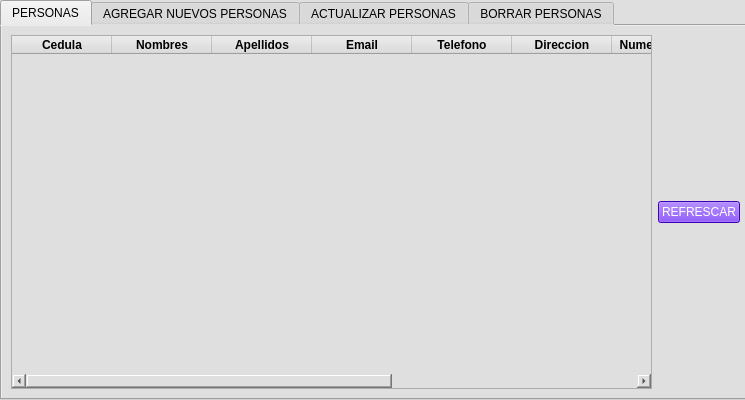
<?xml version="1.0" encoding="UTF-8"?>
<ui version="4.0">
 <class>Form</class>
 <widget class="QWidget" name="Form">
  <property name="enabled">
   <bool>true</bool>
  </property>
  <property name="geometry">
   <rect>
    <x>0</x>
    <y>0</y>
    <width>745</width>
    <height>400</height>
   </rect>
  </property>
  <property name="minimumSize">
   <size>
    <width>681</width>
    <height>400</height>
   </size>
  </property>
  <property name="windowTitle">
   <string>REGISTRO DE PERSONAS</string>
  </property>
  <property name="styleSheet">
   <string notr="true">background-color: rgb(223, 223, 223);</string>
  </property>
  <widget class="QTabWidget" name="pantalla">
   <property name="enabled">
    <bool>true</bool>
   </property>
   <property name="geometry">
    <rect>
     <x>0</x>
     <y>0</y>
     <width>751</width>
     <height>400</height>
    </rect>
   </property>
   <property name="minimumSize">
    <size>
     <width>681</width>
     <height>400</height>
    </size>
   </property>
   <property name="styleSheet">
    <string notr="true">background-color: rgb(223, 223, 223);
selection-color: rgb(0, 0, 0);
color: rgb(0, 0, 0);
selection-background-color: rgb(255, 255, 255);
alternate-background-color: rgb(255, 255, 255);</string>
   </property>
   <property name="currentIndex">
    <number>0</number>
   </property>
   <widget class="QWidget" name="tab_5">
    <attribute name="title">
     <string>PERSONAS</string>
    </attribute>
    <layout class="QHBoxLayout" name="horizontalLayout_3">
     <item>
      <widget class="QTableWidget" name="tabla_personas">
       <property name="rowCount">
        <number>0</number>
       </property>
       <property name="columnCount">
        <number>10</number>
       </property>
       <column>
        <property name="text">
         <string>Cedula</string>
        </property>
        <property name="font">
         <font>
          <weight>75</weight>
          <bold>true</bold>
         </font>
        </property>
        <property name="textAlignment">
         <set>AlignCenter</set>
        </property>
        <property name="background">
         <color>
          <red>255</red>
          <green>0</green>
          <blue>191</blue>
         </color>
        </property>
       </column>
       <column>
        <property name="text">
         <string>Nombres</string>
        </property>
        <property name="font">
         <font>
          <weight>75</weight>
          <bold>true</bold>
         </font>
        </property>
        <property name="textAlignment">
         <set>AlignCenter</set>
        </property>
        <property name="background">
         <color>
          <red>85</red>
          <green>255</green>
          <blue>127</blue>
         </color>
        </property>
       </column>
       <column>
        <property name="text">
         <string>Apellidos</string>
        </property>
        <property name="font">
         <font>
          <weight>75</weight>
          <bold>true</bold>
         </font>
        </property>
        <property name="textAlignment">
         <set>AlignCenter</set>
        </property>
        <property name="background">
         <color>
          <red>255</red>
          <green>248</green>
          <blue>53</blue>
         </color>
        </property>
       </column>
       <column>
        <property name="text">
         <string>Email</string>
        </property>
        <property name="font">
         <font>
          <weight>75</weight>
          <bold>true</bold>
         </font>
        </property>
        <property name="textAlignment">
         <set>AlignCenter</set>
        </property>
        <property name="background">
         <color>
          <red>0</red>
          <green>170</green>
          <blue>127</blue>
         </color>
        </property>
       </column>
       <column>
        <property name="text">
         <string>Telefono</string>
        </property>
        <property name="font">
         <font>
          <weight>75</weight>
          <bold>true</bold>
         </font>
        </property>
        <property name="textAlignment">
         <set>AlignCenter</set>
        </property>
        <property name="background">
         <color>
          <red>255</red>
          <green>170</green>
          <blue>0</blue>
         </color>
        </property>
       </column>
       <column>
        <property name="text">
         <string>Direccion</string>
        </property>
        <property name="font">
         <font>
          <weight>75</weight>
          <bold>true</bold>
         </font>
        </property>
        <property name="background">
         <color>
          <red>0</red>
          <green>85</green>
          <blue>255</blue>
         </color>
        </property>
       </column>
       <column>
        <property name="text">
         <string>Numero_libros</string>
        </property>
        <property name="font">
         <font>
          <weight>75</weight>
          <bold>true</bold>
         </font>
        </property>
        <property name="background">
         <color>
          <red>163</red>
          <green>83</green>
          <blue>26</blue>
         </color>
        </property>
       </column>
       <column>
        <property name="text">
         <string>Activo</string>
        </property>
        <property name="font">
         <font>
          <weight>75</weight>
          <bold>true</bold>
         </font>
        </property>
        <property name="background">
         <color>
          <red>0</red>
          <green>170</green>
          <blue>127</blue>
         </color>
        </property>
       </column>
       <column>
        <property name="text">
         <string>Carrera</string>
        </property>
        <property name="font">
         <font>
          <weight>75</weight>
          <bold>true</bold>
         </font>
        </property>
        <property name="background">
         <color>
          <red>170</red>
          <green>85</green>
          <blue>127</blue>
         </color>
        </property>
       </column>
       <column>
        <property name="text">
         <string>Rol</string>
        </property>
        <property name="font">
         <font>
          <weight>75</weight>
          <bold>true</bold>
         </font>
        </property>
        <property name="background">
         <color>
          <red>0</red>
          <green>170</green>
          <blue>255</blue>
         </color>
        </property>
       </column>
      </widget>
     </item>
     <item>
      <widget class="QPushButton" name="bt_refrescar">
       <property name="styleSheet">
        <string notr="true">background-color: rgb(85, 0, 255);
color: rgb(255, 255, 255);
font: 75 10pt &quot;MS Shell Dlg 2&quot;;</string>
       </property>
       <property name="text">
        <string>REFRESCAR</string>
       </property>
      </widget>
     </item>
    </layout>
   </widget>
   <widget class="QWidget" name="tab_2">
    <attribute name="title">
     <string>AGREGAR NUEVOS PERSONAS</string>
    </attribute>
    <widget class="QPushButton" name="bt_agregar">
     <property name="geometry">
      <rect>
       <x>250</x>
       <y>300</y>
       <width>75</width>
       <height>23</height>
      </rect>
     </property>
     <property name="styleSheet">
      <string notr="true">background-color: rgb(85, 0, 255);
color: rgb(255, 255, 255);
font: 75 10pt &quot;MS Shell Dlg 2&quot;;</string>
     </property>
     <property name="text">
      <string>AGREGAR</string>
     </property>
    </widget>
    <widget class="QWidget" name="layoutWidget">
     <property name="geometry">
      <rect>
       <x>100</x>
       <y>50</y>
       <width>241</width>
       <height>211</height>
      </rect>
     </property>
     <layout class="QHBoxLayout" name="horizontalLayout">
      <item>
       <layout class="QVBoxLayout" name="verticalLayout_2">
        <item>
         <widget class="QLabel" name="label_2">
          <property name="text">
           <string>CEDULA:</string>
          </property>
         </widget>
        </item>
        <item>
         <widget class="QLabel" name="label_3">
          <property name="text">
           <string>NOMBRES:</string>
          </property>
         </widget>
        </item>
        <item>
         <widget class="QLabel" name="label_4">
          <property name="text">
           <string>APELLIDOS:</string>
          </property>
         </widget>
        </item>
        <item>
         <widget class="QLabel" name="label_5">
          <property name="text">
           <string>EMAIL:</string>
          </property>
         </widget>
        </item>
        <item>
         <widget class="QLabel" name="label_6">
          <property name="text">
           <string>TELEFONO:</string>
          </property>
         </widget>
        </item>
       </layout>
      </item>
      <item>
       <layout class="QVBoxLayout" name="verticalLayout">
        <item>
         <widget class="QLineEdit" name="cedulaA"/>
        </item>
        <item>
         <widget class="QLineEdit" name="nombresA"/>
        </item>
        <item>
         <widget class="QLineEdit" name="apellidosA"/>
        </item>
        <item>
         <widget class="QLineEdit" name="emailA"/>
        </item>
        <item>
         <widget class="QLineEdit" name="telefonoA"/>
        </item>
       </layout>
      </item>
     </layout>
    </widget>
    <widget class="QWidget" name="layoutWidget_2">
     <property name="geometry">
      <rect>
       <x>410</x>
       <y>50</y>
       <width>231</width>
       <height>211</height>
      </rect>
     </property>
     <layout class="QHBoxLayout" name="horizontalLayout_4">
      <item>
       <layout class="QVBoxLayout" name="verticalLayout_5">
        <item>
         <widget class="QLabel" name="label_14">
          <property name="text">
           <string>DIRECCION:</string>
          </property>
         </widget>
        </item>
        <item>
         <widget class="QLabel" name="label_15">
          <property name="text">
           <string>NUM_LIBROS:</string>
          </property>
         </widget>
        </item>
        <item>
         <widget class="QLabel" name="label_16">
          <property name="text">
           <string>ACTIVO:</string>
          </property>
         </widget>
        </item>
        <item>
         <widget class="QLabel" name="label_17">
          <property name="text">
           <string>CARRERA:</string>
          </property>
         </widget>
        </item>
        <item>
         <widget class="QLabel" name="label_18">
          <property name="text">
           <string>ROL:</string>
          </property>
         </widget>
        </item>
       </layout>
      </item>
      <item>
       <layout class="QVBoxLayout" name="verticalLayout_6">
        <item>
         <widget class="QLineEdit" name="direccionA"/>
        </item>
        <item>
         <widget class="QLineEdit" name="numero_librosA"/>
        </item>
        <item>
         <widget class="QLineEdit" name="activoA"/>
        </item>
        <item>
         <widget class="QLineEdit" name="carreraA"/>
        </item>
        <item>
         <widget class="QLineEdit" name="rolA"/>
        </item>
       </layout>
      </item>
     </layout>
    </widget>
   </widget>
   <widget class="QWidget" name="tab_3">
    <attribute name="title">
     <string>ACTUALIZAR PERSONAS</string>
    </attribute>
    <widget class="QPushButton" name="bt_actualizar">
     <property name="geometry">
      <rect>
       <x>430</x>
       <y>290</y>
       <width>91</width>
       <height>21</height>
      </rect>
     </property>
     <property name="styleSheet">
      <string notr="true">background-color: rgb(85, 0, 255);
color: rgb(255, 255, 255);
font: 75 10pt &quot;MS Shell Dlg 2&quot;;</string>
     </property>
     <property name="text">
      <string>ACTUALIZAR</string>
     </property>
    </widget>
    <widget class="QLineEdit" name="cedula_persona">
     <property name="geometry">
      <rect>
       <x>30</x>
       <y>120</y>
       <width>180</width>
       <height>20</height>
      </rect>
     </property>
    </widget>
    <widget class="QLabel" name="label_13">
     <property name="geometry">
      <rect>
       <x>30</x>
       <y>70</y>
       <width>191</width>
       <height>39</height>
      </rect>
     </property>
     <property name="text">
      <string>INGRESE LA CEDULA DE LA PERSONA</string>
     </property>
    </widget>
    <widget class="QPushButton" name="id_buscar">
     <property name="geometry">
      <rect>
       <x>70</x>
       <y>150</y>
       <width>75</width>
       <height>23</height>
      </rect>
     </property>
     <property name="styleSheet">
      <string notr="true">background-color: rgb(255, 255, 255);</string>
     </property>
     <property name="text">
      <string>BUSCAR</string>
     </property>
    </widget>
    <widget class="QWidget" name="layoutWidget_3">
     <property name="geometry">
      <rect>
       <x>230</x>
       <y>50</y>
       <width>241</width>
       <height>211</height>
      </rect>
     </property>
     <layout class="QHBoxLayout" name="horizontalLayout_2">
      <item>
       <layout class="QVBoxLayout" name="verticalLayout_3">
        <item>
         <widget class="QLabel" name="label_7">
          <property name="text">
           <string>CEDULA:</string>
          </property>
         </widget>
        </item>
        <item>
         <widget class="QLabel" name="label_8">
          <property name="text">
           <string>NOMBRES:</string>
          </property>
         </widget>
        </item>
        <item>
         <widget class="QLabel" name="label_9">
          <property name="text">
           <string>APELLIDOS:</string>
          </property>
         </widget>
        </item>
        <item>
         <widget class="QLabel" name="label_10">
          <property name="text">
           <string>EMAIL:</string>
          </property>
         </widget>
        </item>
        <item>
         <widget class="QLabel" name="label_11">
          <property name="text">
           <string>TELEFONO:</string>
          </property>
         </widget>
        </item>
       </layout>
      </item>
      <item>
       <layout class="QVBoxLayout" name="verticalLayout_4">
        <item>
         <widget class="QLineEdit" name="cedula_actualizar"/>
        </item>
        <item>
         <widget class="QLineEdit" name="nombres_actualizar"/>
        </item>
        <item>
         <widget class="QLineEdit" name="apellidos_actualizar"/>
        </item>
        <item>
         <widget class="QLineEdit" name="email_actualizar"/>
        </item>
        <item>
         <widget class="QLineEdit" name="telefono_actualizar"/>
        </item>
       </layout>
      </item>
     </layout>
    </widget>
    <widget class="QWidget" name="layoutWidget_4">
     <property name="geometry">
      <rect>
       <x>500</x>
       <y>50</y>
       <width>231</width>
       <height>211</height>
      </rect>
     </property>
     <layout class="QHBoxLayout" name="horizontalLayout_5">
      <item>
       <layout class="QVBoxLayout" name="verticalLayout_7">
        <item>
         <widget class="QLabel" name="label_19">
          <property name="text">
           <string>DIRECCION:</string>
          </property>
         </widget>
        </item>
        <item>
         <widget class="QLabel" name="label_20">
          <property name="text">
           <string>NUM_LIBROS:</string>
          </property>
         </widget>
        </item>
        <item>
         <widget class="QLabel" name="label_21">
          <property name="text">
           <string>ACTIVO:</string>
          </property>
         </widget>
        </item>
        <item>
         <widget class="QLabel" name="label_22">
          <property name="text">
           <string>CARRERA:</string>
          </property>
         </widget>
        </item>
        <item>
         <widget class="QLabel" name="label_23">
          <property name="text">
           <string>ROL:</string>
          </property>
         </widget>
        </item>
       </layout>
      </item>
      <item>
       <layout class="QVBoxLayout" name="verticalLayout_8">
        <item>
         <widget class="QLineEdit" name="direccion_actualizar"/>
        </item>
        <item>
         <widget class="QLineEdit" name="numero_libros_actualizar"/>
        </item>
        <item>
         <widget class="QLineEdit" name="activo_actualizar"/>
        </item>
        <item>
         <widget class="QLineEdit" name="carrera_actualizar"/>
        </item>
        <item>
         <widget class="QLineEdit" name="rol_actualizar"/>
        </item>
       </layout>
      </item>
     </layout>
    </widget>
   </widget>
   <widget class="QWidget" name="tab_4">
    <attribute name="title">
     <string>BORRAR PERSONAS</string>
    </attribute>
    <widget class="QLineEdit" name="cedula_borrar">
     <property name="geometry">
      <rect>
       <x>241</x>
       <y>20</y>
       <width>101</width>
       <height>20</height>
      </rect>
     </property>
     <property name="text">
      <string/>
     </property>
    </widget>
    <widget class="QLabel" name="label_12">
     <property name="geometry">
      <rect>
       <x>190</x>
       <y>20</y>
       <width>45</width>
       <height>16</height>
      </rect>
     </property>
     <property name="text">
      <string>CEDULA:</string>
     </property>
    </widget>
    <widget class="QPushButton" name="borrar_ok">
     <property name="geometry">
      <rect>
       <x>630</x>
       <y>200</y>
       <width>91</width>
       <height>23</height>
      </rect>
     </property>
     <property name="styleSheet">
      <string notr="true">background-color: rgb(255, 0, 127);</string>
     </property>
     <property name="text">
      <string>Consultar</string>
     </property>
    </widget>
    <widget class="QPushButton" name="bt_borrar">
     <property name="geometry">
      <rect>
       <x>360</x>
       <y>20</y>
       <width>75</width>
       <height>23</height>
      </rect>
     </property>
     <property name="styleSheet">
      <string notr="true">background-color: rgb(85, 0, 255);
color: rgb(255, 255, 255);
font: 75 10pt &quot;MS Shell Dlg 2&quot;;</string>
     </property>
     <property name="text">
      <string>BORRAR</string>
     </property>
    </widget>
    <widget class="QTableWidget" name="tabla_borrar">
     <property name="geometry">
      <rect>
       <x>20</x>
       <y>60</y>
       <width>574</width>
       <height>281</height>
      </rect>
     </property>
     <property name="rowCount">
      <number>0</number>
     </property>
     <property name="columnCount">
      <number>10</number>
     </property>
     <column>
      <property name="text">
       <string>Cedula</string>
      </property>
      <property name="font">
       <font>
        <weight>75</weight>
        <bold>true</bold>
       </font>
      </property>
      <property name="textAlignment">
       <set>AlignCenter</set>
      </property>
      <property name="background">
       <color>
        <red>255</red>
        <green>0</green>
        <blue>191</blue>
       </color>
      </property>
     </column>
     <column>
      <property name="text">
       <string>Nombres</string>
      </property>
      <property name="font">
       <font>
        <weight>75</weight>
        <bold>true</bold>
       </font>
      </property>
      <property name="textAlignment">
       <set>AlignCenter</set>
      </property>
      <property name="background">
       <color>
        <red>85</red>
        <green>255</green>
        <blue>127</blue>
       </color>
      </property>
     </column>
     <column>
      <property name="text">
       <string>Apellidos</string>
      </property>
      <property name="font">
       <font>
        <weight>75</weight>
        <bold>true</bold>
       </font>
      </property>
      <property name="textAlignment">
       <set>AlignCenter</set>
      </property>
      <property name="background">
       <color>
        <red>255</red>
        <green>248</green>
        <blue>53</blue>
       </color>
      </property>
     </column>
     <column>
      <property name="text">
       <string>Email</string>
      </property>
      <property name="font">
       <font>
        <weight>75</weight>
        <bold>true</bold>
       </font>
      </property>
      <property name="textAlignment">
       <set>AlignCenter</set>
      </property>
      <property name="background">
       <color>
        <red>0</red>
        <green>170</green>
        <blue>127</blue>
       </color>
      </property>
     </column>
     <column>
      <property name="text">
       <string>Telefono</string>
      </property>
      <property name="font">
       <font>
        <weight>75</weight>
        <bold>true</bold>
       </font>
      </property>
      <property name="textAlignment">
       <set>AlignCenter</set>
      </property>
      <property name="background">
       <color>
        <red>255</red>
        <green>170</green>
        <blue>0</blue>
       </color>
      </property>
     </column>
     <column>
      <property name="text">
       <string>Direccion</string>
      </property>
      <property name="font">
       <font>
        <weight>75</weight>
        <bold>true</bold>
       </font>
      </property>
      <property name="background">
       <color>
        <red>0</red>
        <green>85</green>
        <blue>255</blue>
       </color>
      </property>
     </column>
     <column>
      <property name="text">
       <string>Numero_libros</string>
      </property>
      <property name="font">
       <font>
        <weight>75</weight>
        <bold>true</bold>
       </font>
      </property>
      <property name="background">
       <color>
        <red>163</red>
        <green>83</green>
        <blue>26</blue>
       </color>
      </property>
     </column>
     <column>
      <property name="text">
       <string>Activo</string>
      </property>
      <property name="font">
       <font>
        <weight>75</weight>
        <bold>true</bold>
       </font>
      </property>
      <property name="background">
       <color>
        <red>0</red>
        <green>170</green>
        <blue>127</blue>
       </color>
      </property>
     </column>
     <column>
      <property name="text">
       <string>Carrera</string>
      </property>
      <property name="font">
       <font>
        <weight>75</weight>
        <bold>true</bold>
       </font>
      </property>
      <property name="background">
       <color>
        <red>170</red>
        <green>85</green>
        <blue>127</blue>
       </color>
      </property>
     </column>
     <column>
      <property name="text">
       <string>Rol</string>
      </property>
      <property name="font">
       <font>
        <weight>75</weight>
        <bold>true</bold>
       </font>
      </property>
      <property name="background">
       <color>
        <red>0</red>
        <green>170</green>
        <blue>255</blue>
       </color>
      </property>
     </column>
    </widget>
   </widget>
  </widget>
 </widget>
 <resources/>
 <connections/>
</ui>
